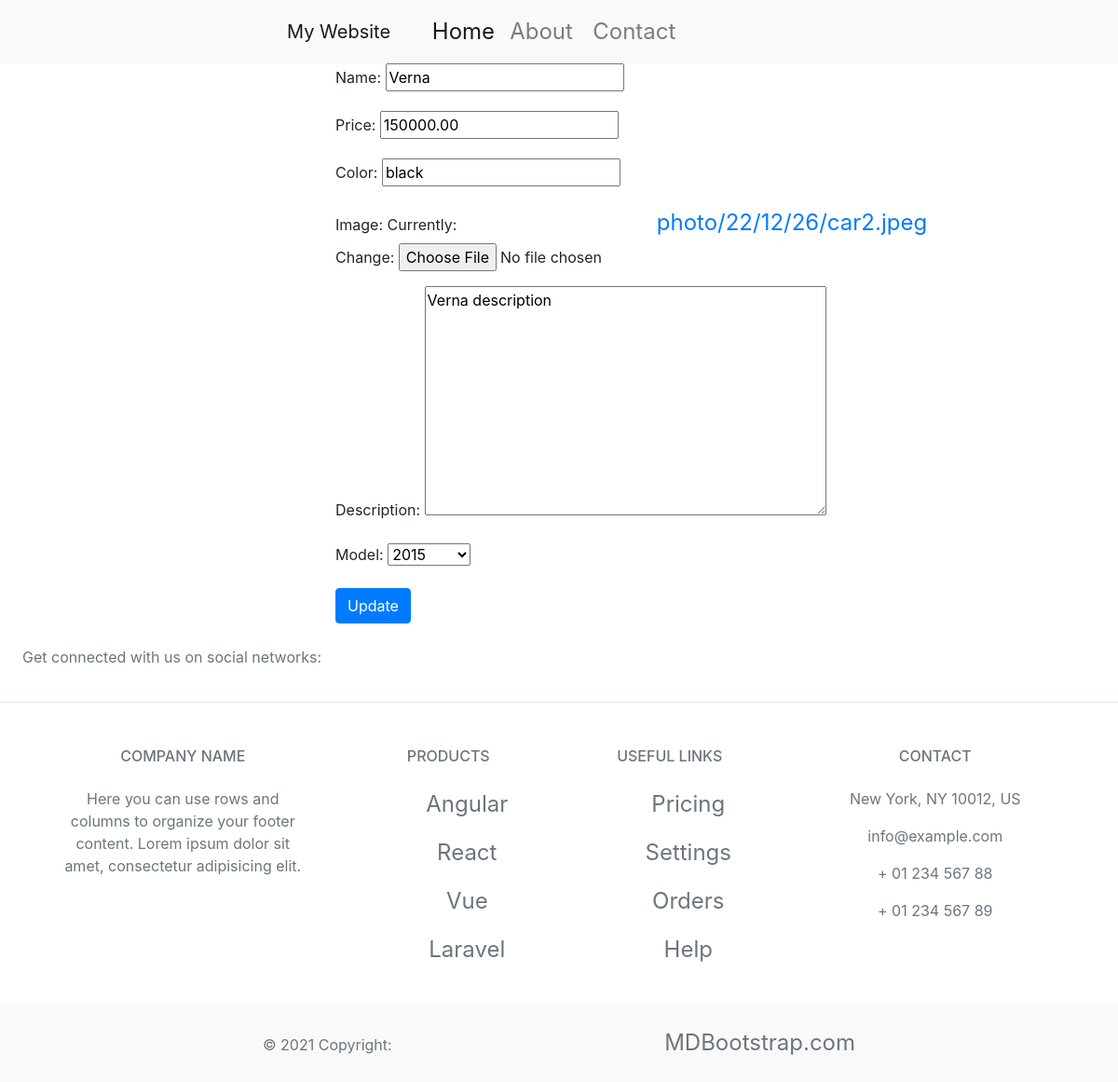
Screenshot of /app1/updatecar/7 with the database file from the repository.
### app1/models.py (models this page shows)
class Car(models.Model):
    name = models.CharField(max_length=50,null=True,blank=True)
    price = models.DecimalField(max_digits=10,decimal_places=2)
    color = models.CharField(max_length=20)
    image = models.ImageField(upload_to='photo/%y/%m/%d')
    description = models.TextField(max_length=100)
    model_choices=(('2010','2010'),('2015','2015'),('2020','2020'))
    model = models.CharField(max_length=20,choices=model_choices)
    class Meta:
        ordering=['name']

### app1/views.py (the view)
# urls.py: path('updatecar/<id>',views.updateCar,name='updatewithid'),
def updateCar(request, id):
    car = Car.objects.get(pk=id)
    if request.method == 'POST':
        form = CarForm(request.POST, instance=car)
        if form.is_valid():
            form.save()
            car_dict={'cars': Car.objects.all()}
            return render(request,'app1/index.html',car_dict)
    else:
        form = CarForm(instance=car)
    return render(request, 'app1/updatecar.html', {'form': form})

### app1/forms.py
class CarForm(forms.ModelForm):
    class Meta:
        model = Car
        fields = '__all__'

### templates/app1/updatecar.html (shortened to what this page needs)
{% extends 'base.html' %}
{% block content %}
<form method="post" enctype="multipart/form-data" style="margin-left: 30%;">
    {{ form.as_p }}
    <button type="submit" class="btn btn-primary">Update</button>
</form>
{% endblock %}

### devops/static/css/styles.css (style rules this page uses)
table,th,tr,thead ,a { margin-left: 25% ; font-size: x-large; }
body { background-color: rgb(57, 34, 7); }

### rows the page displays
Car: name "Verna", price "150000.00", color "black", description "Verna description", model "2015"
